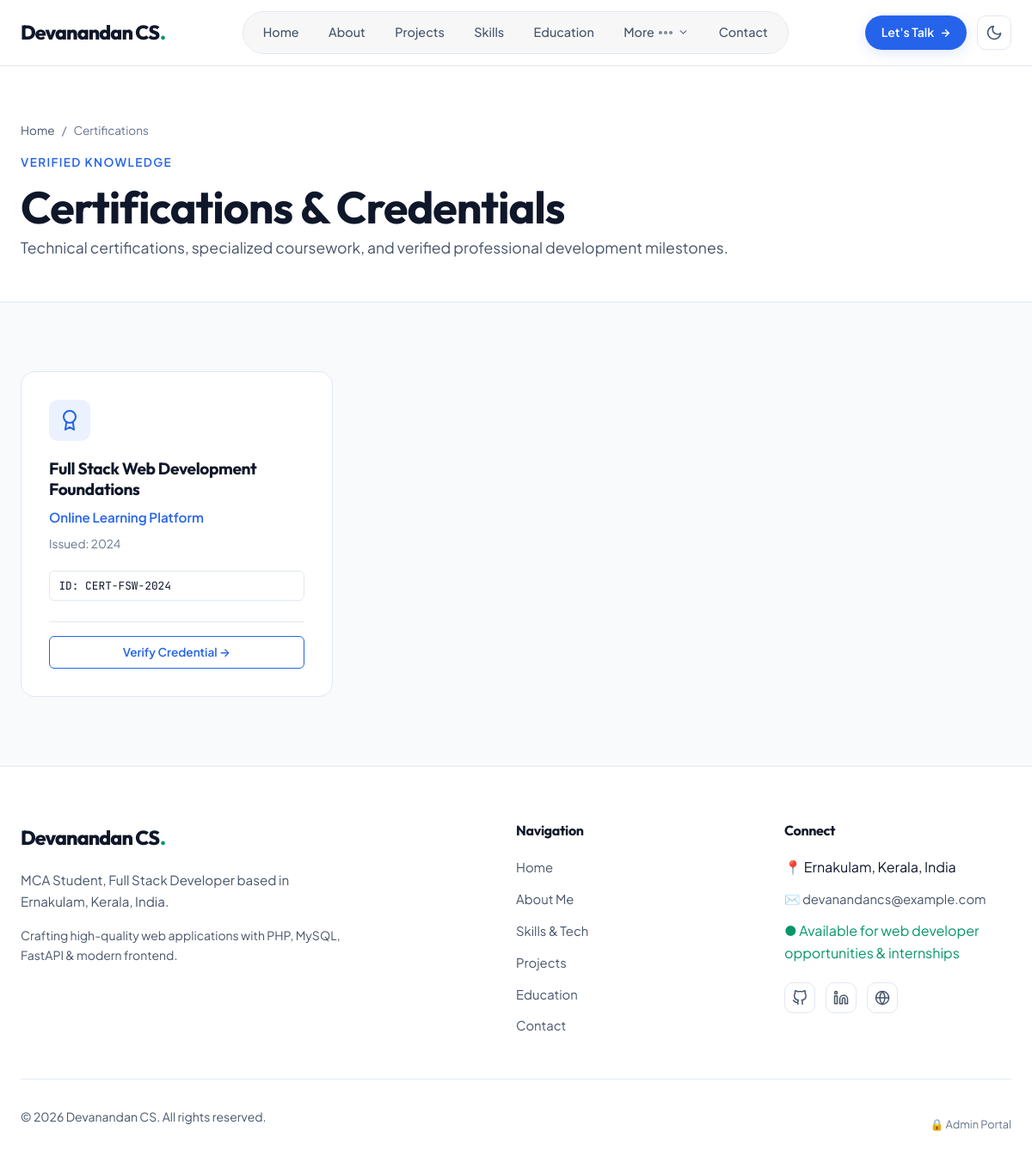
Screenshot of /certifications.php with the database file from the repository.
### tables this page shows
CREATE TABLE IF NOT EXISTS `profile` (
    `id` INT UNSIGNED AUTO_INCREMENT PRIMARY KEY,
    `full_name` VARCHAR(100) NOT NULL DEFAULT 'Devanandan CS',
    `displayed_name` VARCHAR(100) NOT NULL DEFAULT 'Devanandan CS',
    `professional_title` VARCHAR(150) NOT NULL DEFAULT 'MCA Student, Full Stack Developer',
    `tagline` VARCHAR(255) NOT NULL,
    `bio` TEXT NOT NULL,
    `location` VARCHAR(150) NOT NULL DEFAULT 'Ernakulam, Kerala, India',
    `email` VARCHAR(120) NOT NULL DEFAULT 'devanandancs@example.com',
    `phone` VARCHAR(30) DEFAULT NULL,
    `career_goal` VARCHAR(255) NOT NULL DEFAULT 'Become a web developer',
    `availability_status` VARCHAR(100) NOT NULL DEFAULT 'Available for opportunities',
    `profile_photo` VARCHAR(255) DEFAULT NULL,
    `resume_file` VARCHAR(255) DEFAULT NULL,
    `github_url` VARCHAR(255) DEFAULT 'https://github.com',
    `linkedin_url` VARCHAR(255) DEFAULT 'https://linkedin.com',
    `updated_at` TIMESTAMP DEFAULT CURRENT_TIMESTAMP ON UPDATE CURRENT_TIMESTAMP
);

CREATE TABLE IF NOT EXISTS `certifications` (
    `id` INT UNSIGNED AUTO_INCREMENT PRIMARY KEY,
    `title` VARCHAR(150) NOT NULL,
    `issuer` VARCHAR(150) NOT NULL,
    `issue_date` VARCHAR(30) NOT NULL,
    `expiration_date` VARCHAR(30) DEFAULT 'No Expiration',
    `credential_id` VARCHAR(100) DEFAULT NULL,
    `credential_url` VARCHAR(255) DEFAULT NULL,
    `image_path` VARCHAR(255) DEFAULT NULL,
    `display_order` INT NOT NULL DEFAULT 0,
    `created_at` TIMESTAMP DEFAULT CURRENT_TIMESTAMP,
    INDEX `idx_certifications_order` (`display_order`)
);

CREATE TABLE IF NOT EXISTS `social_links` (
    `id` INT UNSIGNED AUTO_INCREMENT PRIMARY KEY,
    `platform` VARCHAR(60) NOT NULL,
    `url` VARCHAR(255) NOT NULL,
    `icon` VARCHAR(60) NOT NULL,
    `display_order` INT NOT NULL DEFAULT 0,
    `is_active` TINYINT(1) NOT NULL DEFAULT 1,
    `created_at` TIMESTAMP DEFAULT CURRENT_TIMESTAMP,
    INDEX `idx_social_order` (`display_order`)
);

### certifications.php (the view, shortened to what the rows shown need)
<?php
require_once __DIR__ . '/includes/header.php';
$db = get_db();
$certificationsList = [];
try {
    $stmt = $db->query("SELECT * FROM certifications ORDER BY display_order ASC, issue_date DESC");
    $certificationsList = $stmt->fetchAll();
} catch (Exception $e) {}
?>
<header class="page-hero">
    <div class="container">
        <h1>Certifications &amp; Credentials</h1>
    </div>
</header>
<section class="section">
    <div class="container">
        <?php if (!empty($certificationsList)): ?>
            <div class="grid-3">
                <?php foreach ($certificationsList as $cert): ?>
                    <div class="project-card" style="padding: 2rem;">
                        <div style="width: 48px; height: 48px; border-radius: var(--radius-md); background: rgba(59, 130, 246, 0.1); color: var(--accent-primary); display: flex; align-items: center; justify-content: center; margin-bottom: 1.25rem;">
                            <svg width="24" height="24" viewBox="0 0 24 24" fill="none" stroke="currentColor" stroke-width="2" stroke-linecap="round" stroke-linejoin="round"><circle cx="12" cy="8" r="7"></circle><polyline points="8.21 13.89 7 23 12 20 17 23 15.79 13.88"></polyline></svg>
                        </div>
                        <h2 style="font-size: 1.2rem; margin-bottom: 0.5rem;"><?= e($cert['title']) ?></h2>
                        <div style="font-size: 0.95rem; font-weight: 600; color: var(--accent-primary); margin-bottom: 0.5rem;">
                            <?= e($cert['issuer']) ?>
                        </div>
                        <div style="font-size: 0.85rem; color: var(--text-muted); margin-bottom: 1.25rem;">
                            Issued: <?= e($cert['issue_date']) ?>
                        </div>
                        <?php if (!empty($cert['credential_id'])): ?>
                            <div style="margin-bottom: 1.5rem; font-family: var(--font-mono); font-size: 0.8rem; background-color: var(--bg-surface); padding: 0.35rem 0.65rem; border-radius: var(--radius-sm); border: 1px solid var(--border-color); display: inline-block;">
                                ID: <?= e($cert['credential_id']) ?>
                            </div>
                        <?php endif; ?>
                        <div style="margin-top: auto; padding-top: 1rem; border-top: 1px solid var(--border-color);">
                            <?php if (!empty($cert['credential_url'])): ?>
                                <a href="<?= e($cert['credential_url']) ?>" target="_blank" rel="noopener noreferrer" class="btn btn-outline btn-sm" style="width: 100%;">
                                    Verify Credential &rarr;
                                </a>
                            <?php else: ?>
                                <span style="font-size: 0.85rem; color: var(--text-muted);">Verified Credential</span>
                            <?php endif; ?>
                        </div>
                    </div>
                <?php endforeach; ?>
            </div>
        <?php endif; ?>
    </div>
</section>
<?php include __DIR__ . '/includes/footer.php'; ?>

### includes/navbar.php (shortened to what the rows shown need)
<?php
$profile = get_profile();
$displayedName = !empty($profile['displayed_name']) ? $profile['displayed_name'] : (!empty($profile['full_name']) ? $profile['full_name'] : 'Portfolio');
?>
<header class="site-header" id="site-header">
    <div class="container">
        <nav class="navbar" aria-label="Main Portfolio Navigation">
            <a href="<?= url('') ?>" class="nav-brand" aria-label="<?= e($displayedName) ?> Home">
                <span class="brand-monogram"><?= e($displayedName) ?><span class="brand-accent-dot">.</span></span>
            </a>
        </nav>
    </div>
</header>

### includes/footer.php (shortened to what the rows shown need)
<?php
$profile = get_profile();
$displayedName = !empty($profile['displayed_name']) ? $profile['displayed_name'] : (!empty($profile['full_name']) ? $profile['full_name'] : 'Portfolio');
$footerTagline = get_setting('footer_tagline', 'Crafting high-quality web applications with PHP, MySQL, FastAPI & modern frontend.');
$rawCopyright = get_setting('footer_copyright', '© ' . date('Y') . ' ' . $displayedName . '. All rights reserved.');
$footerCopyright = str_ireplace('Devanandan CS', $displayedName, $rawCopyright);
$socialLinks = [];
try {
    $db = get_db();
    $stmt = $db->query("SELECT * FROM social_links WHERE is_active = 1 ORDER BY display_order ASC");
    $socialLinks = $stmt->fetchAll();
} catch (Exception $e) {
}
?>
    </main>
    <footer class="site-footer" id="site-footer">
        <div class="container">
            <div class="footer-grid">
                <div class="footer-col footer-col-brand">
                    <a href="<?= url('') ?>" class="nav-brand" aria-label="<?= e($displayedName) ?> Home">
                        <span class="brand-monogram"><?= e($displayedName) ?><span class="brand-accent-dot">.</span></span>
                    </a>
                    <p class="footer-brand-bio">
                        <?= e($profile['professional_title'] ?? 'MCA Student, Full Stack Developer') ?> based in <?= e($profile['location'] ?? 'Ernakulam, Kerala, India') ?>.
                    </p>
                    <p class="footer-brand-bio" style="margin-top: 0.5rem; font-size: 0.875rem;">
                        <?= e($footerTagline) ?>
                    </p>
                </div>
                <div class="footer-col">
                    <ul class="footer-links">
                        <li><span>📍 <?= e($profile['location'] ?? 'Ernakulam, Kerala, India') ?></span></li>
                        <li><a href="mailto:<?= e($profile['email'] ?? 'devanandancs@example.com') ?>">✉️ <?= e($profile['email'] ?? 'devanandancs@example.com') ?></a></li>
                        <li><span style="color: var(--accent-emerald);">● <?= e($profile['availability_status'] ?? 'Available for opportunities') ?></span></li>
                    </ul>
                    <?php if (!empty($socialLinks)): ?>
                        <div class="social-pills" style="margin-top: 1.25rem;">
                            <?php foreach ($socialLinks as $link): ?>
                                <a href="<?= e($link['url']) ?>" target="_blank" rel="noopener noreferrer" class="social-pill" title="<?= e($link['platform']) ?>">
                                </a>
                            <?php endforeach; ?>
                        </div>
                    <?php endif; ?>
                </div>
            </div>
            <div class="footer-bottom">
                <p><?= e($footerCopyright) ?></p>
                <div class="footer-admin-link">
                    <a href="<?= url('admin/login.php') ?>" style="color: var(--text-muted); font-size: 0.8rem;">🔒 Admin Portal</a>
                </div>
            </div>
        </div>
    </footer>
</body>
</html>

### rows the page displays
profile: displayed_name "Devanandan CS", professional_title "MCA Student, Full Stack Developer", location "Ernakulam, Kerala, India", email "devanandancs@example.com", availability_status "Available for web developer opportunities & internships", displayed_name "© 2026 Devanandan CS. All rights reserved."
certifications: title "Full Stack Web Development Foundations", issuer "Online Learning Platform", issue_date "2024", credential "CERT-FSW-2024"
social_links: platform "GitHub" (drawn)
social_links: platform "LinkedIn" (drawn)
social_links: platform "Email" (drawn)

### other values shown
$footerTagline "Crafting high-quality web applications with PHP, MySQL, FastAPI & modern frontend."
